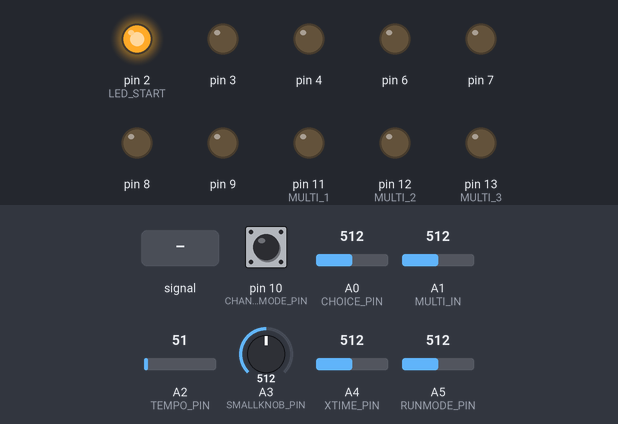
Simulated run of this sketch. Board: Arduino Uno, built with avr-gcc and run on an emulated ATmega328P. Shown: output pins drawn as LEDs (lit = HIGH). Inputs (shaded band) come from the test bench; at power-on: A0 (CHOICE_PIN) = 512, pin 10 (CHANNELMODE_PIN) HIGH, A1 (MULTI_IN) = 512, A2 (TEMPO_PIN) = 51, A3 (SMALLKNOB_PIN) = 512, A4 (XTIME_PIN) = 512, A5 (RUNMODE_PIN) = 512. Random numbers use the default seed unless the sketch sets one; what the sketch prints to the serial monitor is not drawn.

Above: at 1.2 s.
1.3 s: A5 (RUNMODE_PIN) fed a 2 Hz sine of ±306 counts around its level
At 1.67 s:
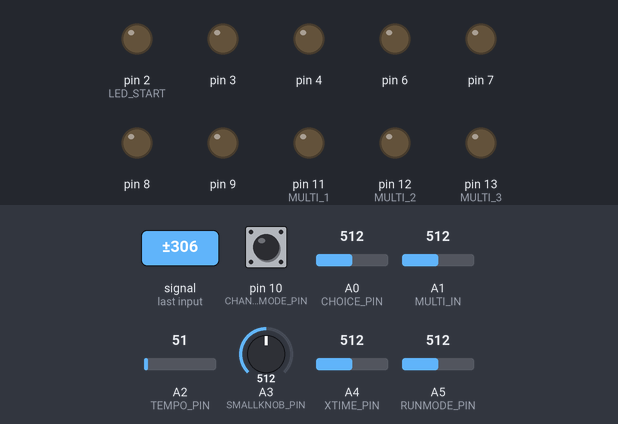
At 2.17 s:
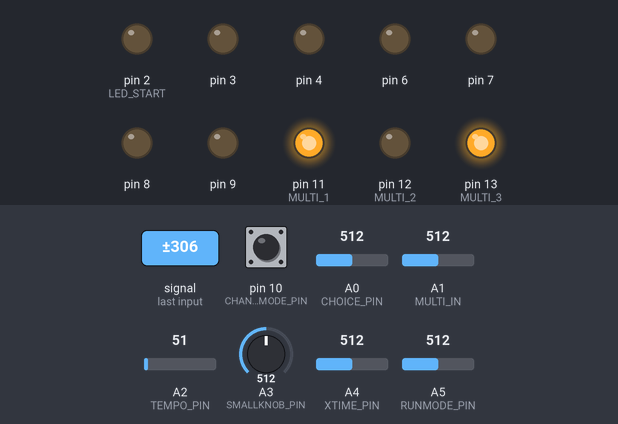
4.3 s: A0 (CHOICE_PIN) set to 485
6.1 s: A0 (CHOICE_PIN) set to 210
9.1 s: A0 (CHOICE_PIN) set to 193
At 9.67 s:
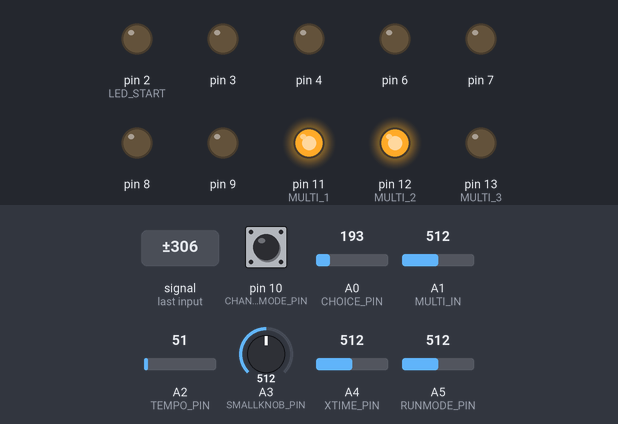
Timing chart, 0 to 16.3 s (numbered marks = the images above; inputs shaded):
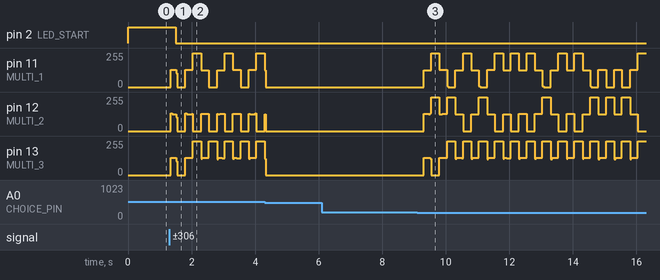

Measured:
- the behaviour switches between 200 and 199 on A0 (CHOICE_PIN) (found by bisection; images 2 and 3)
- after the input at 6.1 s, every drawn part: stays the same

The sketch:

sequencer_3_with_timing_and_choice_and_midi.ino
```cpp
/* SEQUENCER
 *   by Lut99
 *
 * An eight-step sequencer with the ARDUINO.
 *
 * TODO:
 *   - Send MIDI timesync when in 1-3 => Should be working, but doesn't (seem to) :(
 *
 * IDEAS:
 *   - ???
 *
 * NOTE: This is the old, 3.0 version of the sequencer, and only kept her as reference.
 */


/***** INCLUDES *****/
// Nothing yet...


/***** CONSTANTS *****/

/* Comment to disable MIDI-mode. */
#define MIDI_MODE

/* The beats per minute of the slowest tempo of the button. */
#define TEMPO_SLOW 40
/* The default tempo. Must be in between TEMPO_SLOW and TEMPO_FAST (but can take either values). */
#define TEMPO_DEFAULT 120
/* The beats per minute of the fastest tempo of the button. */
#define TEMPO_FAST 360
/* The distance between the memory value and the actual value before the button is activated. */
#define TRIGGER_THRESHOLD 5
/* Amount of times a button or switch has to consistently tell us the same value for it to count. */
#define DEBOUNCE_SEQUENCE 10
/* Number of milliseconds that a LED is on (and the same time off) when in channel mode and channel >= 8. */
#define CHANNEL_BLINK_DELAY 250

/* Active sensing delay (in ms) */
#define MIDI_ACTIVE_SENSE_DELAY 200

/* The channel of the sequencer. */
#define DEFAULT_CHANNEL 0
/* The note length that is by default. */
#define DEFAULT_NOTE_LENGTH 10
/* The pitch at the left of the knob */
#define LOW_PITCH 42
/* The pitch in the center of the knob */
#define DEFAULT_PITCH 60
/* The pitch at the right of the knob */
#define HIGH_PITCH 78
/* The velocity that is by default. */
#define DEFAULT_VELOCITY 100

/* The CC that is by default. */
#define DEFAULT_CC_VALUE 0
/* The CC value of the first set of notes (DEFAULT: cutoff). */
#define CC_1 74
/* The CC value of the second set of notes (DEFAULT: resonance). */
#define CC_2 71


/***** PIN LAYOUT *****/

/* LED pins */
#define LED_START 2

/* TEMPO pin */
#define TEMPO_PIN A2

/* Multiplexer pins */
#define MULTI_IN A1
#define MULTI_1 11
#define MULTI_2 12
#define MULTI_3 13

/* Big button */
#define CHOICE_PIN A0

/* Half time / normal time / double time switch. */
#define XTIME_PIN A4

/* The pin of the rundmode switch */
#define RUNMODE_PIN A5

/* The pin determining if we're in CHANNEL mode or not. */
#define CHANNELMODE_PIN 10

/* The small turning knob. */
#define SMALLKNOB_PIN A3


enum class RunMode {
  forward,
  random,
  backward
};


/***** GLOBALS *****/

int count;
int i;
int beat_part;
int bar_part;
long bar_count;
int choice;
int prev_choice;
float tempo;
float timeout;

byte volume;
byte prev_volume;
unsigned long long last_volume_ping;

short* values;
byte* enabled;
byte* prev_enabled;

short note_length_lifetime[8];
short note_length[8];
byte note_length_enabled;

short note_pitch[8];
byte note_pitch_enabled;

short note_velocity[8];
byte note_velocity_enabled;

short note_cc[8];
byte note_cc_last[2];
byte note_cc_enabled;

bool midichannel_enabled;
bool tempo_enabled;

byte note_state[24];

unsigned long long last_beat_ping;
unsigned long long last_choice_ping;
unsigned long long last_active_sense_ping;
unsigned long long last_channel_blink_ping;

bool play;
bool midi_play;

bool onoff_override;
bool onoff_value;
int onoff_dbnc_count;

RunMode runmode;
byte runmode_dbnc_count;

bool channelmode;
byte channelmode_dbnc_count;

float xtime;
byte xtime_dbnc_count;

byte midi_channel;
byte prev_midi_channel;


/***** HEADERS *****/
extern void noteOn(byte led, short pitch, short velocity);
extern void midiOn(byte pitch, byte velocity);
extern void noteOff(byte led);
extern void midiOff(byte pitch);
extern void noteCCOn(byte led, byte group, short value);
extern void noteCCOff(byte led);

extern inline int writeBool(byte data, byte pin, bool value);
extern inline bool readBool(byte data, byte pin);

extern void play_reset();
extern void play_start();
extern void play_continue();
extern void play_stop();

extern int readMulti(byte pin);
extern int readChoice();
extern RunMode readRunmode();
extern float readXtime();


void setup() {
  /***** GLOBAL INIT *****/
  count = 0;
  i = 0;
  beat_part = 0;
  bar_part = 0;
  bar_count = 0;
  choice = 1;
  prev_choice = 1;
  // Give the last_on and last_off at least a 60 second delay before they start playing (on button read will override this)
  last_beat_ping = 60000;
  last_choice_ping = 0;
  last_active_sense_ping = 0;
  last_channel_blink_ping = 0;
  for (byte i = 0; i < 8; i++) {
    note_length[i] = DEFAULT_NOTE_LENGTH;
    note_pitch[i] = ((float) DEFAULT_PITCH - (float) LOW_PITCH) / ((float) HIGH_PITCH - (float) LOW_PITCH) * 1023.0 + 0.5;
    note_velocity[i] = DEFAULT_VELOCITY * 8;
    note_cc[i] = DEFAULT_CC_VALUE;
    if (i == 0 || i == 1) {
      note_cc_last[i] = DEFAULT_CC_VALUE;
    }
  }
  note_length_enabled = 0x0;
  note_pitch_enabled = 0x0;
  note_velocity_enabled = 0x0;
  note_cc_enabled = 0x0;
  values = NULL;
  enabled = NULL;
  prev_enabled = NULL;

  tempo = 1.0 - ((float) TEMPO_DEFAULT - (float) TEMPO_SLOW) / ((float) TEMPO_FAST - (float) TEMPO_SLOW);

  midi_channel = DEFAULT_CHANNEL;
  prev_midi_channel = midi_channel;

  play = false;
  midi_play = false;

  volume = -1;

  onoff_override = false;
  onoff_value = false;
  onoff_dbnc_count = 0;

  runmode = RunMode::forward;
  runmode_dbnc_count = 0;

  channelmode = false;
  channelmode_dbnc_count = 0;

  tempo_enabled = false;
  midichannel_enabled = false;

  xtime = 1;
  xtime_dbnc_count = 0;

  /***** PIN SETUP *****/
  pinMode(MULTI_1, OUTPUT);
  pinMode(MULTI_2, OUTPUT);
  pinMode(MULTI_3, OUTPUT);
  pinMode(MULTI_IN, INPUT);

  // Setup the LEDs
  for (byte i = 0; i < 8; i++) {
    pinMode(LED_START + i, OUTPUT);
  }

  pinMode(TEMPO_PIN, INPUT);
  pinMode(CHOICE_PIN, INPUT);
  pinMode(XTIME_PIN, INPUT);
  pinMode(RUNMODE_PIN, INPUT);
  pinMode(CHANNELMODE_PIN, INPUT_PULLUP);
  pinMode(SMALLKNOB_PIN, INPUT);

  /***** SERIAL SETUP *****/
  #ifdef MIDI_MODE
  Serial.begin(31250);
  #else
  Serial.begin(9600);
  #endif
}


void loop() {
  bool advance = false;

  // Read the on / off switch
  if ((analogRead(RUNMODE_PIN) < 500) != onoff_value) {
    // Choose the action based on the count
    if (onoff_dbnc_count < DEBOUNCE_SEQUENCE) {
      ++onoff_dbnc_count;
    } else {
      onoff_value = !onoff_value;
      if (onoff_value) {
        play_start();
      } else {
        for (byte i = 0; i < 8; i++) {
          digitalWrite(LED_START + i, LOW);
        }
        play_stop();
      }
    }
  } else {
    // Set the count to zero again
    onoff_dbnc_count = 0;
  }


  // Read if we're going into channel mode
  bool channelmode_new = digitalRead(CHANNELMODE_PIN);
  if (channelmode_new != channelmode) {
    if (channelmode_dbnc_count < DEBOUNCE_SEQUENCE) {
      ++channelmode_dbnc_count;
    } else {
      channelmode = channelmode_new;
      channelmode_dbnc_count = 0;

      // Turn all LEDS off whenever we change
      for (int i = 0; i < 8; ++i) { digitalWrite(LED_START + i, LOW); }

      // Disable both locks
      tempo_enabled = false;
      midichannel_enabled = false;

      // Set the prev_midichannel on something wack so we always trigger it
      prev_midi_channel = 17;
    }
  }


  // Read the volume, only occassionally, so let's lift on the choice timer
  if (volume == -1) {
    // But the first time, make sure to not send
    volume = 127 - analogRead(SMALLKNOB_PIN) / 8;
    prev_volume = volume;
    last_volume_ping = millis();
  }
  if (millis() - last_volume_ping >= 10) {
    volume = 127 - analogRead(SMALLKNOB_PIN) / 8;
    if (volume != prev_volume) {
      #ifdef MIDI_MODE
      // Send a CC message
      Serial.write(0xB0 | (midi_channel & 0xF));
      Serial.write(0x07);
      Serial.write(volume & 0x7F);
      #endif

      // Update the previous volume
      prev_volume = volume;
    }
    last_volume_ping = millis();
  }


  // Read the Runmode independt of the beat, as we debounce
  RunMode runmode_now = readRunmode();
  RunMode new_runmode = runmode;
  if (runmode_now != runmode) {
    if (runmode_dbnc_count < DEBOUNCE_SEQUENCE) {
      ++runmode_dbnc_count;
    } else {
      new_runmode = runmode_now;
      runmode_dbnc_count = 0;
    }
  }

  // Read the Runmode & Xtime pins, but only when on the start of a whole bar
  if ((runmode == RunMode::random || count == 0) && bar_part == 0 && beat_part == 0) {
    // Xtime
    xtime = readXtime();

    // Update the runmode only now
    runmode = new_runmode;

    // If we switched to non-random, let's reset to the 0
    if (runmode != RunMode::random) {
      count = 0;
    }
  }


  // Read the tempo pin and use that to possible enabled advance
  if (choice < 4 || choice > 6) {
    // Only read if we're allowed to
    if (!channelmode) {
      if (tempo_enabled) {
        tempo = analogRead(TEMPO_PIN) / 1023.0;
      } else if (abs(tempo * 1023 - analogRead(TEMPO_PIN)) < TRIGGER_THRESHOLD) {
        // Enable the lock since we're close enough to the read value
        tempo_enabled = true;
      }
    }

    // Compute the timeout (2500 = 60000 / 24)
    timeout = 2500 / (TEMPO_SLOW + (1 - tempo) * (TEMPO_FAST - TEMPO_SLOW));

    if (millis() - last_beat_ping >= timeout) {
      advance = true;

      // If we're in 1-3, send a midi timesync code
      if (choice >= 1 && choice <= 3) {
        #ifdef MIDI_MODE
        Serial.write(0xF8);
        #endif
      }

      last_beat_ping += timeout + 0.5;
    }
  }

  // Read from MIDI
  #ifdef MIDI_MODE
  if (Serial.available()) {
    byte midi_byte = (byte) Serial.read();

    // Always send it to Serial out again!
    Serial.write(midi_byte);

    if (choice >= 4 && choice <= 6) {
      if (midi_byte == 0xFA) {
        // START command
        midi_play = true;
        play_start();
      } else if (midi_byte == 0xFB) {
        // CONTINUE command
        midi_play = true;
        play_continue();
      } else if (midi_byte == 0xFC) {
        // STOP command
        midi_play = false;
        play_stop();
      } else if (midi_byte == 0xF8) {
        // TIME SYNC command
        advance = true;
      } else if (midi_byte == 0xF2) {
        // SONG POSITION command (always reset to zero)
        play_reset();
      }
    }
  }
  #endif


  // If we're on channel mode, set the leds to reflect which channel
  if (channelmode) {
    // Read the channel if we're allowed to
    if (midichannel_enabled) {
      midi_channel = 15 - analogRead(TEMPO_PIN) / 64;
    } else if (midi_channel == 15 - analogRead(TEMPO_PIN) / 64) {
      // Enable the channel
      midichannel_enabled = true;
    }

    // Loop through all the LEDS to blink 'em
    if (midi_channel != prev_midi_channel) {
      // Turn the old one off
      digitalWrite(LED_START + prev_midi_channel % 8, LOW);
      // Turn the new one on
      digitalWrite(LED_START + midi_channel % 8, HIGH);
    } else if (midi_channel >= 8 && millis() - last_channel_blink_ping >= CHANNEL_BLINK_DELAY) {
      // Blink it
      digitalWrite(LED_START + midi_channel - 8, millis() % (CHANNEL_BLINK_DELAY * 2) < CHANNEL_BLINK_DELAY);
      last_channel_blink_ping = millis();
    }

    prev_midi_channel = midi_channel;
  }


  // Read the choice pin
  if (values == NULL || millis() - last_choice_ping >= 100) {
    choice = readChoice();

    // If the choice changed, switch everything briefly off
    if (prev_choice != choice) {
      if ((prev_choice - 1) / 3 != (choice - 1) / 3) {
        play_stop();
        if (onoff_value && (choice < 4 || choice > 6 || midi_play)) {
          play_start();
        } else {
          play_reset();
        }
      }

      prev_choice = choice;
    }

    // Update the written-to lists
    if (choice == 1 || choice == 4) {
      // Choice 1 & 4 : Length
      values = note_length;
      enabled = &note_length_enabled;
    } else if (choice == 2 || choice == 5) {
      // Choice 2 & 5 : Pitch
      values = note_pitch;
      enabled = &note_pitch_enabled;
    } else if (choice == 3 || choice == 6) {
      // Choice 3 & 6 : Velocity
      values = note_velocity;
      enabled = &note_velocity_enabled;
    } else if (choice == 7) {
      // Choice 7     : Control Change
      values = note_cc;
      enabled = &note_cc_enabled;
    }
    if (prev_enabled != enabled) {
      if (prev_enabled != NULL) {
        *prev_enabled = 0x0;
      }
    }
    prev_enabled = enabled;

    last_choice_ping = millis();
  }

  // Read the values into this array 'n' stuff
  if (readBool(*enabled, i)) {
    values[i] = readMulti(i);
  } else if (abs(values[i] - readMulti(i)) < TRIGGER_THRESHOLD) {
    *enabled = writeBool(*enabled, i, true);
  }

  // Move to the next beat
  if (advance && isCorrectBeat()) {
    // Only update and turn on if off
    if (note_length_lifetime[count] <= 0) {
      // Turn the node on if the length is in an enable range
      short value = note_length[count];
      if (play && value >= 10) {
        if (choice >= 0 && choice <= 6) {
          // Turn this node on
          note_length_lifetime[count] = value / 1023.0 * 16 * 24;
          noteOn(count, note_pitch[count] / 1023.0 * (HIGH_PITCH - LOW_PITCH) + LOW_PITCH, note_velocity[count] / 8);
        } else if (choice == 7) {
          // Send a CC with the value of the note
          note_length_lifetime[count] = DEFAULT_NOTE_LENGTH;
          noteCCOn(count, count % 2, note_cc[count] / 8);
        }
      }
    }

    // Increment the counter
    if (play) {
      if (runmode == RunMode::forward) {
        if (++count > 7) { count = 0; }
      } else if (runmode == RunMode::random) {
        count = random(8);
      } else if (runmode == RunMode::backward) {
        if (--count < 0) { count = 7; }
      }
    }
  }

  // Turning off has 24x more precision
  if (play && advance) {
    // Decrease the duration of all notes and turn them off if needed
    for (byte j = 0; j < 8; j++) {
      if (note_length_lifetime[j] > 0) {
        --note_length_lifetime[j];
      } else if (note_length_lifetime[j] == 0) {
        --note_length_lifetime[j];
        if (choice >= 0 && choice <= 6) {
          noteOff(j);
        } else if (choice == 7) {
          noteCCOff(j);
        }
      }
    }
  }

  if (play) {
    if (++i > 7) { i = 0; }
    if (advance) {
      if (++beat_part > 23) {
        beat_part = 0;
        if (++bar_part > 3) {
          bar_part = 0;
          ++bar_count;
        }
      }
    }
  }

  // Send an active sense message each every time
  #ifdef MIDI_MODE
  if (millis() - last_active_sense_ping >= MIDI_ACTIVE_SENSE_DELAY) {
    Serial.write(0xFE);

    last_active_sense_ping = millis();
  }
  #endif
}


void noteOn(byte led, short pitch, short velocity) {
  if (!channelmode) { digitalWrite(LED_START + led, HIGH); }

  // Also send a note
  midiOn(pitch, velocity, midi_channel);
  // Note the pitch and data we set them on with
  note_state[(led * 3)] = pitch;
  note_state[(led * 3) + 1] = velocity;
  note_state[(led * 3) + 2] = midi_channel;
}

void midiOn(byte pitch, byte velocity, byte channel) {
  #ifdef MIDI_MODE
  // Also send a note
  Serial.write(0x90 | (channel & 0xF));
  Serial.write(pitch & 0x7F);
  Serial.write(velocity & 0x7F);
  #endif
}

void noteOff(byte led) {
  if (!channelmode) { digitalWrite(LED_START + led, LOW); }

  midiOff(note_state[(led * 3)], note_state[(led * 3) + 2]);
}

void midiOff(byte pitch, byte channel) {
  #ifdef MIDI_MODE
  // Also send a note
  Serial.write(0x80 | (channel & 0xF));
  Serial.write(pitch & 0x7F);
  Serial.write(0x00);
  #endif
}

void noteCCOn(byte led, byte group, short value) {
  if (!channelmode) { digitalWrite(LED_START + led, HIGH); }

  // Update the value of the group if and only if it changed
  if (note_cc_last[group] != value) {
    note_cc_last[group] = value;

    #ifdef MIDI_MODE
    // Send a CC message
    Serial.write(0xB0 | (midi_channel & 0xF));
    Serial.write((group ? CC_1 : CC_2) & 0x7F);
    Serial.write(value & 0x7F);
    #endif
  }
}

void noteCCOff(byte led) {
  if (!channelmode) { digitalWrite(LED_START + led, LOW); }
}


inline int writeBool(byte data, byte pin, bool value) {
  return value ? data ^ (0x1 << pin) : data & (~(0x1 << pin));
}

inline bool readBool(byte data, byte pin) {
  return (data >> pin) & 0x1;
}


void play_reset() {
  // Reset the position of the sequencer
  count = 0;
  i = 0;
  beat_part = 0;
  bar_part = 0;

  // Reset the timings, but make sure they do not underflow
  unsigned long now = millis();
  if (now < timeout) {
    last_beat_ping = 0;
  } else {
    last_beat_ping = now - timeout;
  }

  // Reset the lifetimes of each note & turn them off
  for (byte i = 0; i < 8; i++)  {
    note_length_lifetime[i] = -1;
    if(!channelmode) { digitalWrite(LED_START + i, LOW); }
  }
}

void play_start() {
  // Reset the relevant data
  play_reset();

  // Do not play if the main switch is not on and the midi does not allow it
  if (!onoff_value || (choice >= 4 && choice <= 6 && !midi_play)) { return; }

  // Resume the program
  play = true;
}

void play_continue() {
  // Do nothing if the main switch is not on and the midi does not allow it
  if (play || !onoff_value || (choice >= 4 && choice <= 6 && !midi_play)) { return; }

  // Set the notes on again that were on
  for (byte i = 0; i < 8; i++) {
    if (note_length_lifetime[i] > 0) {
      midiOn(note_state[(i * 3)], note_state[(i * 3) + 1], note_state[(i * 3) + 2]);
    }
  }

  // Only resume the play if the master value is true & midi allows it / no midi
  play = true;
}

void play_stop() {
  // Do not start if we're not playing
  if (!play) { return; }

  // Send a stop for all notes that were on
  for (byte i = 0; i < 8; i++) {
    if (note_length_lifetime[i] > 0) {
      midiOff(note_state[(i * 3)], note_state[(i * 3) + 2]);
    }
  }

  // Halt the playback and reset the midi-override by form of reset
  play = false;
}


bool isCorrectBeat() {
  return (xtime == 2 && (beat_part == 0 || beat_part == 5 || beat_part == 11 || beat_part == 17)) ||
         (xtime == 1 && (beat_part == 0 || beat_part == 11)) ||
         (xtime == 0.5 && beat_part == 0);
}


int readMulti(byte pin) {
  // Read the bits from the number
  byte r0 = pin & 0x1;
  byte r1 = (pin >> 1) & 0x1;
  byte r2 = (pin >> 2) & 0x1;

  // Write to the pins
  digitalWrite(MULTI_1, r0);
  digitalWrite(MULTI_2, r1);
  digitalWrite(MULTI_3, r2);

  // Return the value
  return analogRead(MULTI_IN);
}

int readChoice() {
  int value = analogRead(CHOICE_PIN);
  if (value >= 0 && value < 200) { return 7; }
  else if (value >= 200 && value < 300) { return 6; }
  else if (value >= 300 && value < 360) { return 5; }
  else if (value >= 360 && value < 500) { return 4; }
  else if (value >= 500 && value < 600) { return 3; }
  else if (value >= 600 && value < 1000) { return 2; }
  else { return 1; }
}

RunMode readRunmode() {
  int value = analogRead(RUNMODE_PIN);
  if (value >= 100 && value < 500) { return RunMode::random; }
  else if (value >= 50 && value < 100) { return RunMode::backward; }
  else { return RunMode::forward; } // value < 50
}

float readXtime() {
  int value = analogRead(XTIME_PIN);
  if (value > 500) {
    return 2;
  } else if (value < 50) {
    return 1;
  } else {
    return 0.5;
  }
}
```
